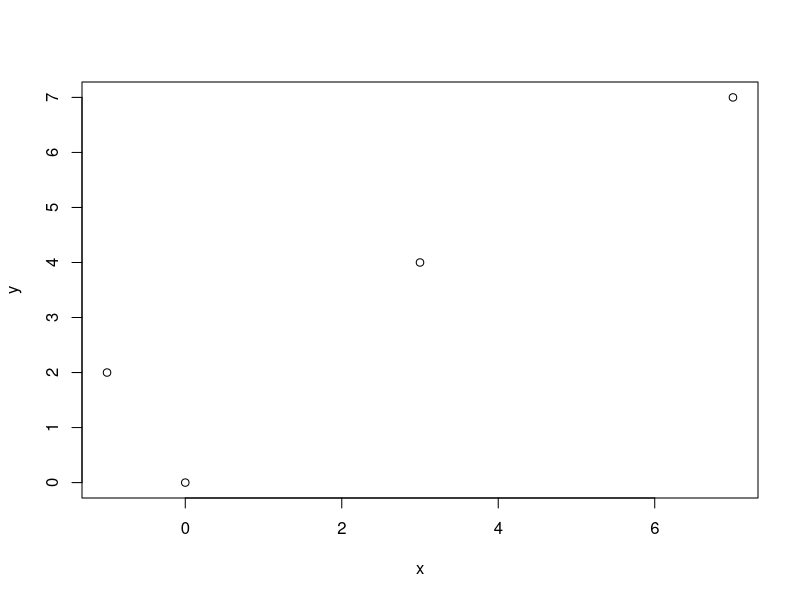

Generate this figure with R:
x = c(-1, 0, 3, 7)
y = c(2, 0, 4, 7)

n = length(x)

num = sum(x * y) - sum(x) * sum(y) / n
den = sum(x * x) - sum(x) * sum(x) / n

B1 = num / den
B0 = (sum(y) - (B1 * sum(x))) / n

png('disp_diagram.png')

plot(x, y)

dev.off()

B0
B1

print('For x = 1 predicted value is')
print(B1 * 1 + B0)